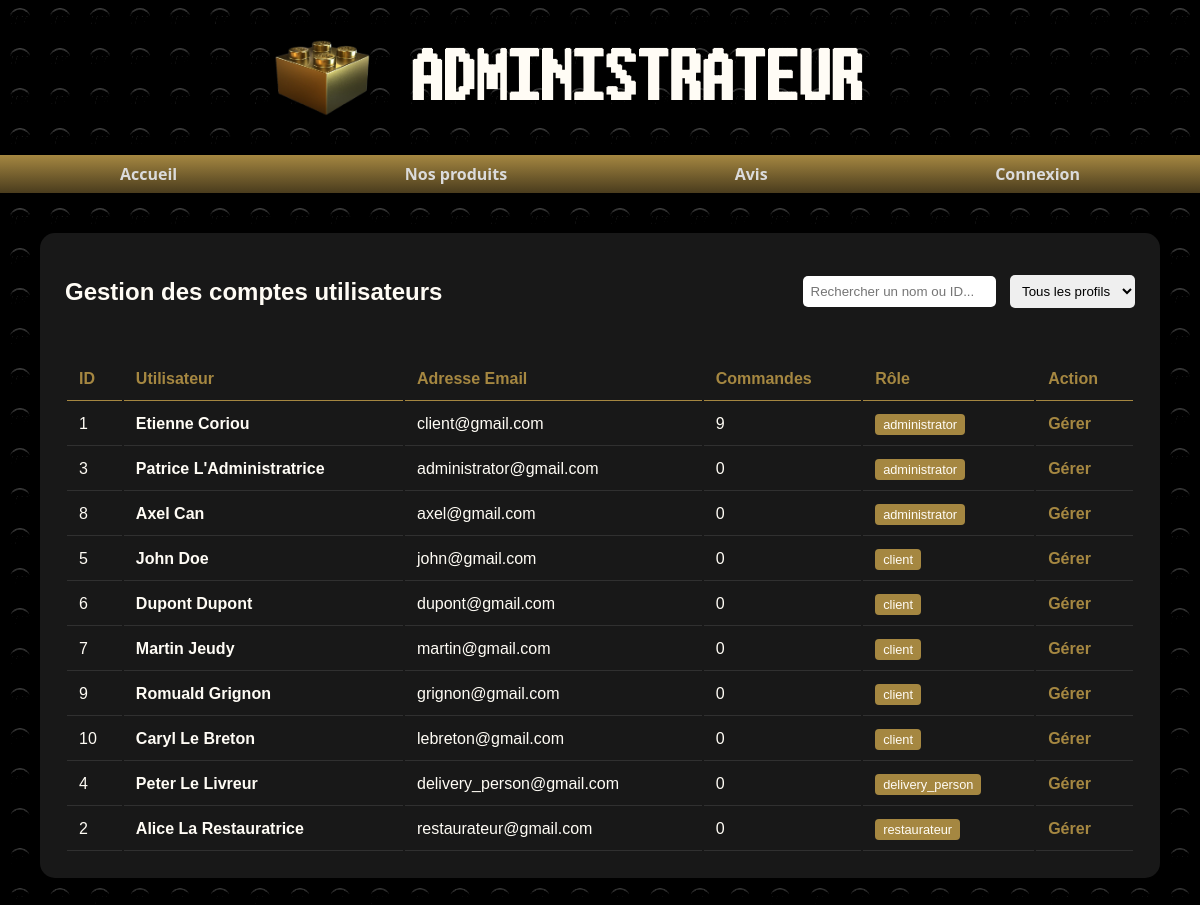
The app's page /admin.php with its own data.
### tables this page shows
CREATE TABLE users (
    id INT PRIMARY KEY AUTO_INCREMENT,
    email VARCHAR(255) UNIQUE NOT NULL,
    password_hash VARCHAR(255) NOT NULL,
    first_name VARCHAR(255),
    last_name VARCHAR(255),
    role_id INT NOT NULL,
    phone VARCHAR(20),
    birth_date DATE,
    inscription_date DATETIME,
    last_connection DATETIME,
    street_nb INT,
    street_nb_suf VARCHAR(3),
    street VARCHAR(50),
    town VARCHAR(50),
    zip_code INT,
    intercom_code VARCHAR(50),
    FOREIGN KEY(role_id) REFERENCES role(id)
);

CREATE TABLE role (
    id INT PRIMARY KEY AUTO_INCREMENT,
    name VARCHAR(15) UNIQUE NOT NULL
);

### admin.php (the view, shortened to what this page needs)
<?php
include_once 'db_connect.php';
$stmt = $pdo->prepare("SELECT u.id, u.email, u.first_name, u.last_name, r.name as role, COALESCE(m.quantity, 0) as quantity FROM users u JOIN role r ON u.role_id = r.id LEFT JOIN cart c ON u.id = c.user_id LEFT JOIN cart_menu m ON c.id = m.cart_id");
$stmt->execute();
$users_data = $stmt->fetchAll();
?>
<!DOCTYPE html>
<html lang="fr">
<head>
    <link rel="stylesheet" href="style.css">
    <link rel="stylesheet" href="admin.css">
</head>
<body>
    <header>
        <div id="main-header">
            <img id="logo" src="./images/LOGO.png" alt="Logo">
            <h1>ADMINISTRATEUR</h1>
            <video class="video-background" autoplay muted loop>
                <source src="./images/header_background.mp4" type="video/mp4">
            </video>
        </div>
        <section id="navbar-header">
            <a href="index.php" class="navbarbutton">Accueil</a>
            <a href="presentation.php" class="navbarbutton">Nos produits</a>
            <a href="reviews.php" class="navbarbutton">Avis</a>
            <?php if (isset($_SESSION['user'])): ?>
                <a href="profile.php" class="navbarbutton">Mon Profil</a>
            <?php if ($_SESSION['user']['role'] === 'administrator'): ?>
                <a href="admin.php" class="navbarbutton">Panel Admin</a>
            <?php elseif ($_SESSION['user']['role'] === 'restaurateur'): ?>
                <a href="restaurateur.php" class="navbarbutton">Gestion Commandes</a>
            <?php elseif ($_SESSION['user']['role'] === 'delivery_person'): ?>
                <a href="delivery.php" class="navbarbutton">Mes Livraisons</a>
            <?php endif; ?>
            <a href="logout.php" class="navbarbutton alert">Déconnexion</a>
            <?php else: ?>
                <a href="login.php" class="navbarbutton">Connexion</a>
            <?php endif; ?>
        </section>
    </header>
    <main class="admin-main">
        <div class="panel">
            <div class="panel-header">
                <h2>Gestion des comptes utilisateurs</h2>
                <div class="controls">
                    <input type="text" placeholder="Rechercher un nom ou ID..." class="search-bar">
                    <select class="filter-select">
                        <option>Tous les profils</option>
                    </select>
                </div>
            </div>
            <table class="admin-table">
                <thead>
                    <tr>
                        <th>ID</th>
                        <th>Utilisateur</th>
                        <th>Adresse Email</th>
                        <th>Commandes</th> <th>Rôle</th>
                        <th>Action</th>
                    </tr>
                </thead>
                <tbody>
                    <?php
                    foreach($users_data as $user_data) {
                        echo '<tr>
                            <td>'. $user_data['id'] .'</td>
                            <td><strong>'. $user_data['first_name'] .' '. $user_data['last_name'] .'</strong></td>
                            <td>'. $user_data['email'] .'</td>
                            <td>'. $user_data['quantity'] .'</td>
                            <td><span class="tag gold">'. $user_data['role'] .'</span></td>
                            <td><a href="profile.php" class="action-link">Gérer</a></td>
                        </tr>';
                    }
                    ?>
                </tbody>
            </table>
        </div>
    </main>
</body>
</html>

### style.css (style rules this page uses)
:root { --navbartext: #dbdbdb; --gold: linear-gradient(#a58741, #4a3c1d); --solid-gold: #a58741; --solid-dark-gold: #4a3c1d; --offwhite: #fffcf5; --lightgray: #555; --darkgray: #181818; --input-color: #ffffff0d; --red: #e53935; --darkred: #b32c29; }
body { margin: 0; font-family: Impact, Haettenschweiler, 'Arial Narrow Bold', sans-serif; background-image: url('images/background.png'); color: var(--offwhite); }
h1 { font-family: 'Brix', sans-serif; }
h2 { color: var(--offwhite); text-align: center; }
#main-header { display: flex; position: relative; align-items: center; justify-content: center; width: 100%; padding-inline: clamp(10px, 3vw, 30px); gap: 12px; box-sizing: border-box; }
#main-header h1 { text-align: left; margin-right: clamp(20px, 9vw, 90px); }
#navbar-header { padding: 8px clamp(10px, 10vw, 150px); background: var(--gold); display: flex; flex-direction: row; justify-content: space-between; align-items: center; }
#logo { height: clamp(40px, 8vw, 78px); width: auto; z-index: 1; filter: drop-shadow(1px 0px 5px rgba(0, 0, 0, 0.5)); }
.navbarbutton { position: relative; text-decoration: none; font-family:'Segoe UI', Tahoma, Geneva, Verdana, sans-serif; font-weight: bold; color: var(--navbartext); }
.navbarbutton::after { content: ""; position: absolute; left: 0; bottom: -2px; width: 100%; height: 1px; background: var(--navbartext); transform: scaleX(0); transform-origin: center; transition: 0.3s; }
h1 { font-size: clamp(1rem, 5vw, 50px); white-space: nowrap; padding-top: 15px; filter: drop-shadow(1px 0px 5px rgba(0, 0, 0, 0.2)); position: relative; z-index: 1; text-align: center; }
.video-background { position: absolute; width: 100%; height: 100%; object-fit: cover; z-index: 0; filter: brightness(30%); }

### admin.css (style rules this page uses)
.admin-main { padding: 40px; }
.panel { background: var(--darkgray); border: 0px; border-radius: 15px; padding: 25px; }
.panel-header { display: flex; justify-content: space-between; align-items: center; margin-bottom: 20px; border: 0px; padding-bottom: 10px; }
.search-bar, .filter-select { padding: 8px; border-radius: 5px; border: none; margin-left: 10px; }
.admin-table { width: 100%; margin-top: 10px; }
.admin-table th { color: var(--solid-gold); text-align: left; padding: 12px; border-bottom: 1px solid var(--solid-gold); }
.admin-table td { padding: 12px; color: var(--offwhite); border-bottom: 1px solid rgba(255, 255, 255, 0.1); }
.tag { padding: 3px 8px; border-radius: 4px; font-size: 0.8rem; background: var(--darkgray); }
.tag.gold { background: var(--solid-gold); }
.action-link { color: var(--solid-gold); text-decoration: none; font-weight: bold; }

### records on screen
users: id "1", first_name "Etienne", last_name "Coriou", email "client@gmail.com", quantity "9", role.name "administrator"
users: id "3", first_name "Patrice", last_name "L'Administratrice", email "administrator@gmail.com", quantity "0", role.name "administrator"
users: id "8", first_name "Axel", last_name "Can", email "axel@gmail.com", quantity "0", role.name "administrator"
users: id "5", first_name "John", last_name "Doe", email "john@gmail.com", quantity "0", role.name "client"
users: id "6", first_name "Dupont", last_name "Dupont", email "dupont@gmail.com", quantity "0", role.name "client"
users: id "7", first_name "Martin", last_name "Jeudy", email "martin@gmail.com", quantity "0", role.name "client"
users: id "9", first_name "Romuald", last_name "Grignon", email "grignon@gmail.com", quantity "0", role.name "client"
users: id "10", first_name "Caryl", last_name "Le Breton", email "lebreton@gmail.com", quantity "0", role.name "client"
users: id "4", first_name "Peter", last_name "Le Livreur", email "delivery_person@gmail.com", quantity "0", role.name "delivery_person"
users: id "2", first_name "Alice", last_name "La Restauratrice", email "restaurateur@gmail.com", quantity "0", role.name "restaurateur"
